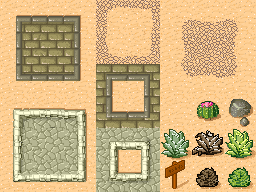

Tiled map render using the project's own tile images. Description and the map definition, with tile-layer contents summarised, below:
An orthogonal 8x6 tile map with 32x32 px tiles, 1 tile layer (Tile Layer 1).

<map version="1.0.0" orientation="orthogonal" renderorder="left-up" width="8" height="6" tilewidth="32" tileheight="32" nextobjectid="1">
 <tileset firstgid="1" source="default.tsx" />
 <layer name="Tile Layer 1" width="8" height="6">
  <data>[48 cells, 48 non-empty, 48 distinct tile ids]</data>
 </layer>
</map>
